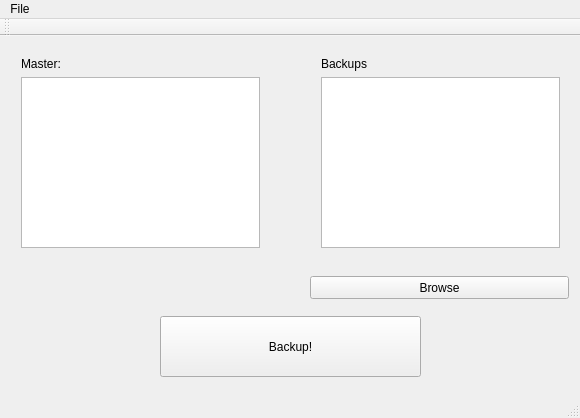
<?xml version="1.0" encoding="UTF-8"?>
<ui version="4.0">
 <class>MainWindow</class>
 <widget class="QMainWindow" name="MainWindow">
  <property name="geometry">
   <rect>
    <x>0</x>
    <y>0</y>
    <width>580</width>
    <height>418</height>
   </rect>
  </property>
  <property name="windowTitle">
   <string>MainWindow</string>
  </property>
  <widget class="QWidget" name="centralWidget">
   <widget class="QWidget" name="layoutWidget">
    <property name="geometry">
     <rect>
      <x>10</x>
      <y>10</y>
      <width>261</width>
      <height>213</height>
     </rect>
    </property>
    <layout class="QVBoxLayout" name="masterDirLayout">
     <item>
      <widget class="QLabel" name="labelMasterDir">
       <property name="text">
        <string>Master:</string>
       </property>
      </widget>
     </item>
     <item>
      <widget class="QTreeView" name="treeViewMasterFolder"/>
     </item>
    </layout>
   </widget>
   <widget class="QWidget" name="layoutWidget">
    <property name="geometry">
     <rect>
      <x>310</x>
      <y>10</y>
      <width>261</width>
      <height>213</height>
     </rect>
    </property>
    <layout class="QVBoxLayout" name="childDirLayout">
     <item>
      <widget class="QLabel" name="labelBackups">
       <property name="text">
        <string>Backups</string>
       </property>
      </widget>
     </item>
     <item>
      <widget class="QListView" name="listBackup">
       <property name="contextMenuPolicy">
        <enum>Qt::CustomContextMenu</enum>
       </property>
      </widget>
     </item>
    </layout>
   </widget>
   <widget class="QPushButton" name="pushButtonBackup">
    <property name="geometry">
     <rect>
      <x>160</x>
      <y>280</y>
      <width>261</width>
      <height>61</height>
     </rect>
    </property>
    <property name="text">
     <string>Backup!</string>
    </property>
   </widget>
   <widget class="QPushButton" name="pushButtonBrowse">
    <property name="geometry">
     <rect>
      <x>310</x>
      <y>240</y>
      <width>259</width>
      <height>23</height>
     </rect>
    </property>
    <property name="text">
     <string>Browse</string>
    </property>
   </widget>
  </widget>
  <widget class="QMenuBar" name="menuBar">
   <property name="geometry">
    <rect>
     <x>0</x>
     <y>0</y>
     <width>580</width>
     <height>21</height>
    </rect>
   </property>
   <widget class="QMenu" name="menuFile">
    <property name="title">
     <string>File</string>
    </property>
    <addaction name="actionNew_Project"/>
    <addaction name="actionQuit"/>
   </widget>
   <addaction name="menuFile"/>
  </widget>
  <widget class="QToolBar" name="mainToolBar">
   <attribute name="toolBarArea">
    <enum>TopToolBarArea</enum>
   </attribute>
   <attribute name="toolBarBreak">
    <bool>false</bool>
   </attribute>
  </widget>
  <widget class="QStatusBar" name="statusBar"/>
  <action name="actionNew_Project">
   <property name="text">
    <string>New Project</string>
   </property>
  </action>
  <action name="actionQuit">
   <property name="text">
    <string>Quit</string>
   </property>
  </action>
 </widget>
 <layoutdefault spacing="6" margin="11"/>
 <resources/>
 <connections/>
</ui>
